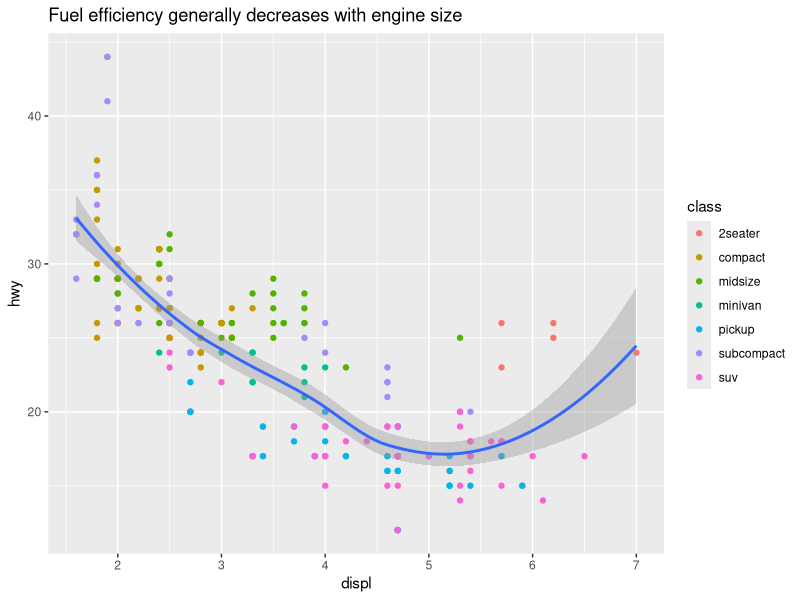
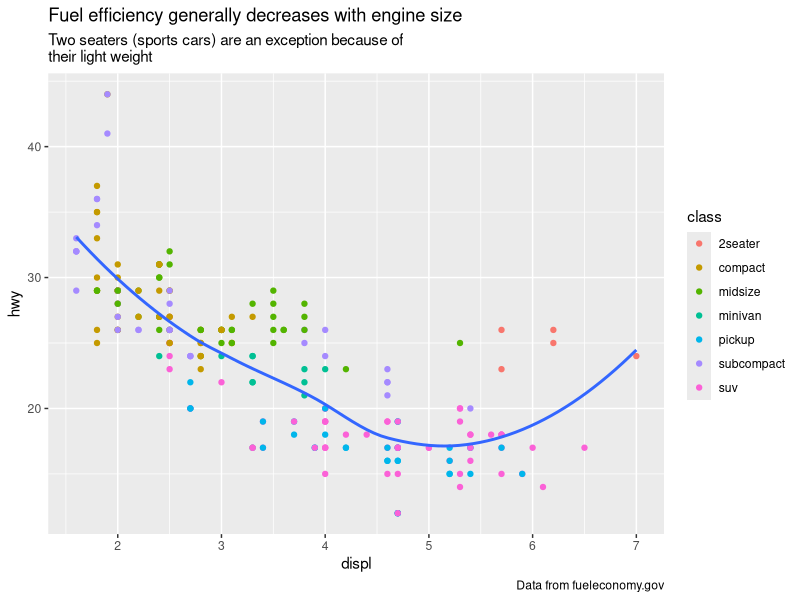
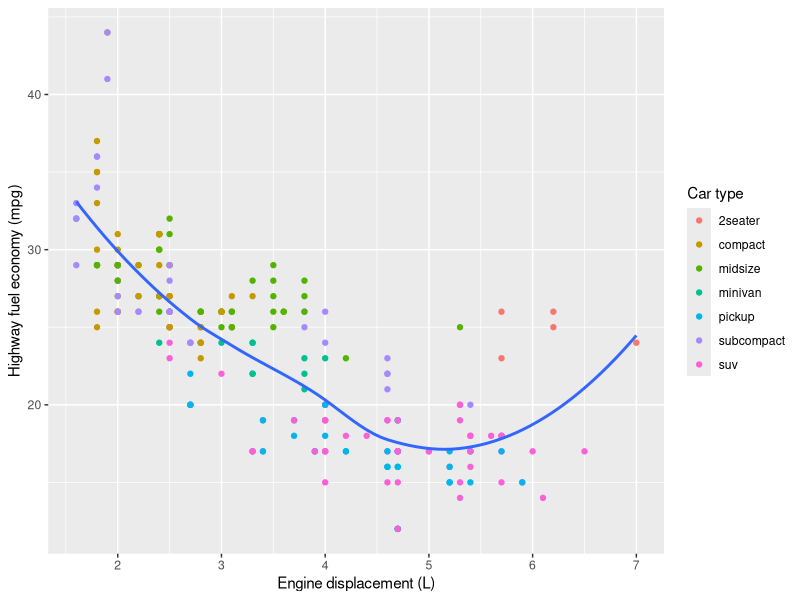
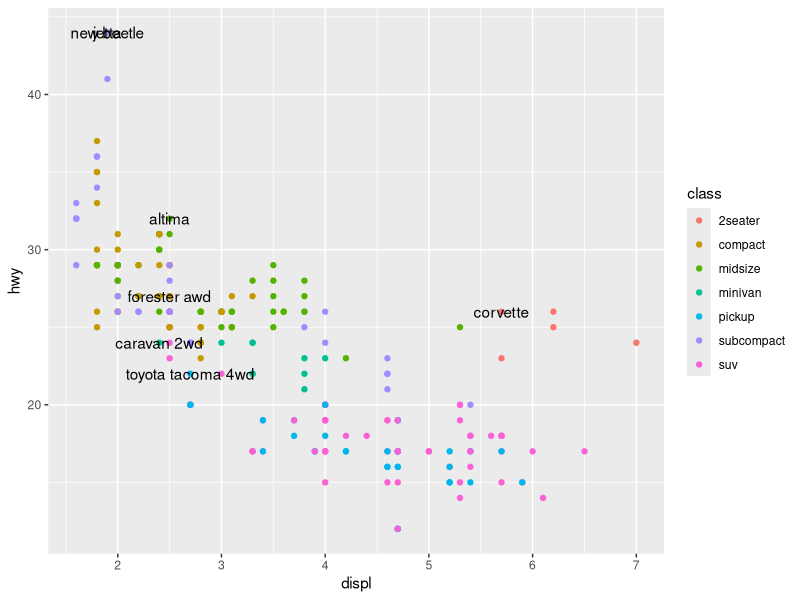
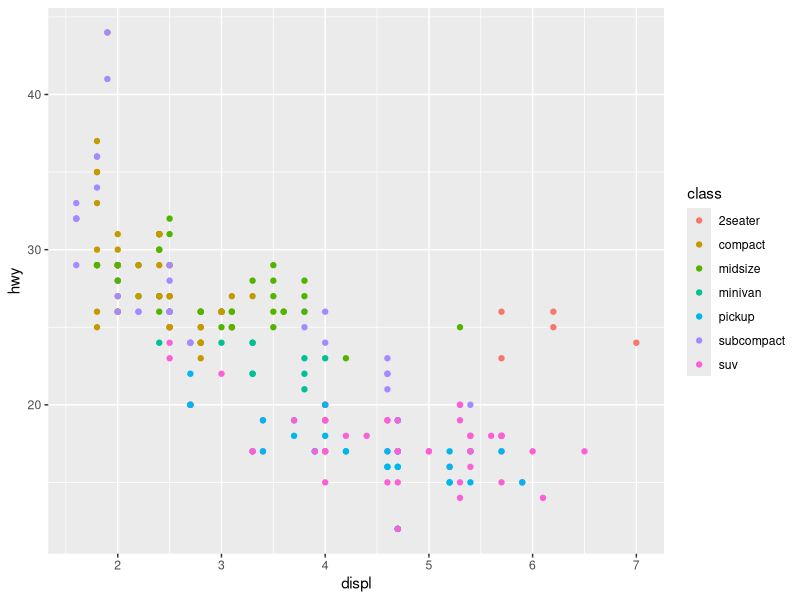
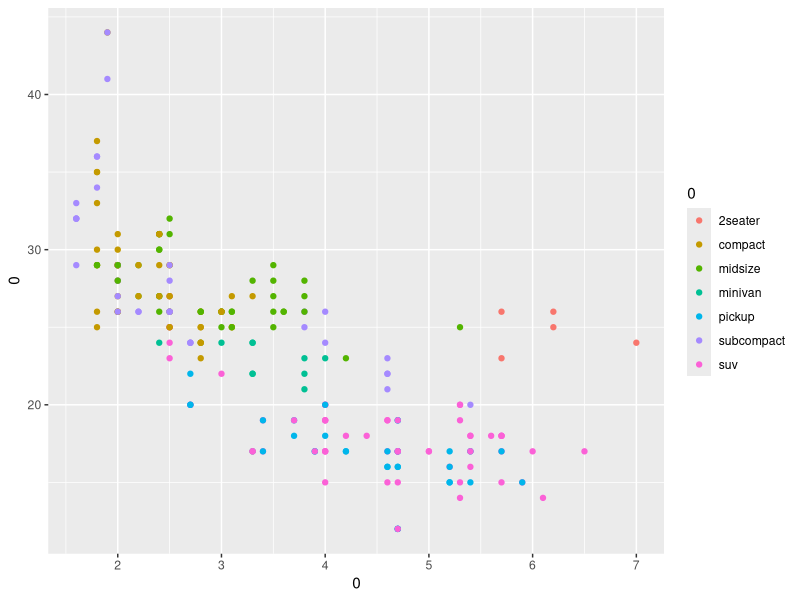
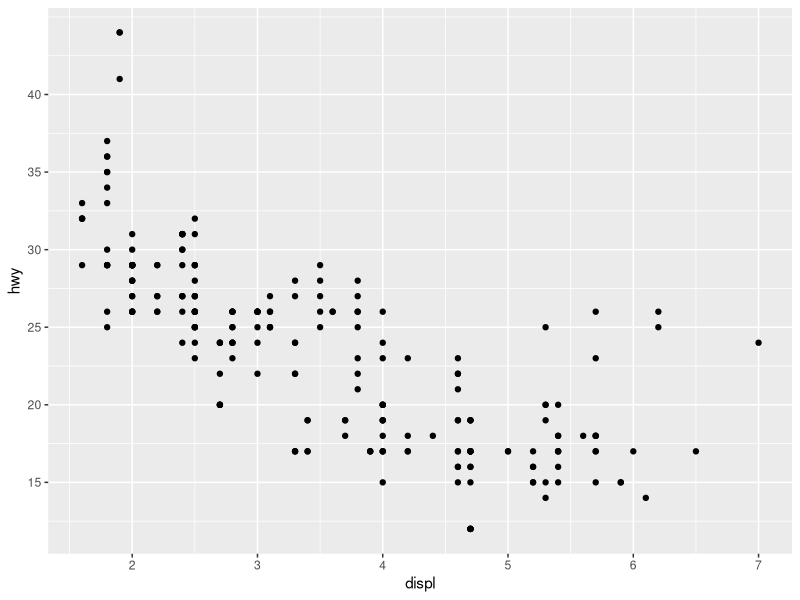
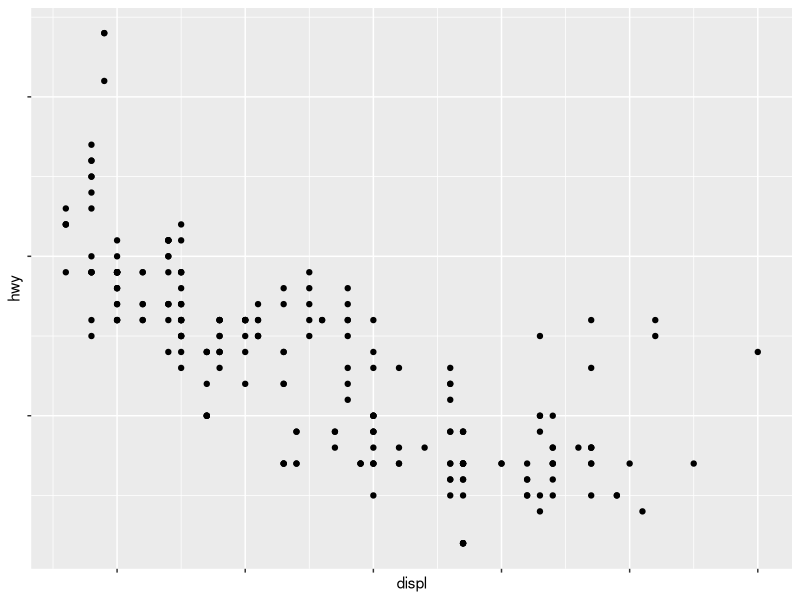

The R script that drew these images, in order:
library("tidyverse")

#Labels
#In ggplot2, you add labels with the labs() function. Let’s start with a title.
ggplot(mpg, aes(displ, hwy)) +
  geom_point(aes(color = class)) +
  geom_smooth(se.e = FALSE) +
  labs(title = "Fuel efficiency generally decreases with engine size")

#If you need to add more text, you can use a couple of other functions:
#● subtitle adds additional detail in a smaller font beneath the title and caption adds
#text at the bottom right of the plot
#● caption adds text at the bottom right of the plot, often used to describe the source
#of the data.

ggplot(mpg, aes(displ, hwy)) +
  geom_point(aes(color = class)) +
  geom_smooth(se = FALSE) +
  labs(
    title = "Fuel efficiency generally decreases with engine size",
    subtitle = "Two seaters (sports cars) are an exception because of
their light weight",
    caption = "Data from fueleconomy.gov"
  )

#use labs() to replace axis labels and legend titles.

ggplot(mpg, aes(displ, hwy)) +
  geom_point(aes(colour = class)) +
  geom_smooth(se = FALSE) +
  labs(
    x = "Engine displacement (L)",
    y = "Highway fuel economy (mpg)",
    colour = "Car type"
  )

#Annotations
# to add text to the plot itself
#Here you can use geom_text() to add textual labels to your plots. This works in the same way as geom_point() but rather than a shape geometry it can add a label.

best_in_class <- mpg %>%
  group_by(class) %>%
  filter(row_number(desc(hwy)) == 1)
ggplot(mpg, aes(displ, hwy)) +
  geom_point(aes(colour = class)) +
  geom_text(aes(label = model), data = best_in_class)


#Scales
#Changing the default scales on ggplot2 can help you customize your plots and improve
#communication of your results.
#Normally, ggplot2 automatically adds scales for you.

ggplot(mpg, aes(displ, hwy)) +
  geom_point(aes(colour = class))

#ggplot2 automatically adds default scales behind the scenes.
#if you want to tweak them, you can do so by offering values to the scale
#parameters by adding numbers in the appropriate scale arguments.

#Note also that: ?scale_x_continuous() has plenty of other
#arguments, so don’t forget to explicitly state the argument you’re providing these limits for
#(e.g. limits = c(0,12)).

ggplot(mpg, aes(displ, hwy)) +
  geom_point(aes(colour = class)) +
  scale_x_continuous(c(0, 50)) +
  scale_y_continuous(c(0, 50)) +
  scale_colour_discrete(c(0, 50))

#Axis tick
#You can also change the ticks on your axes. 

ggplot(mpg, aes(displ, hwy)) +
  geom_point() +
  scale_y_continuous(breaks = seq(15, 40, by = 5))

#What does seq do? Try running
seq(15, 40, by = 5)

#Similarly, you can use labels set to NULL to suppress the labels altogether. This is
#sometimes an option if you’re trying to format your plots in a particular way

ggplot(mpg, aes(displ, hwy)) +
  geom_point() +
  scale_x_continuous(labels = NULL) +
  scale_y_continuous(labels = NULL)

#Legends and colour schemes

#Sometimes you might want to change the position of your legend, perhaps to make the plot
#itself as wide as possible (e.g. put the legend underneath) or to hide it all together

#To control the overall position of the legend, you need to use a theme() setting.

base <- ggplot(mpg, aes(displ, hwy)) +
  geom_point(aes(colour = class))
base + theme(legend.position = "left")

#or we can put it in top or wherever
base <- ggplot(mpg, aes(displ, hwy)) +
  geom_point(aes(colour = class))
base + theme(legend.position = "top")

#Replacing a scale
#There are two types of scales you’re mostly likely to want to switch out: continuous position
#scales and colour scales

ggplot(diamonds, aes(carat, price)) +
  geom_bin2d() +
  scale_x_log10() +
  scale_y_log10()

#Another scale that is frequently customised is the colour scale.

ggplot(mpg, aes(displ, hwy)) +
  geom_point(aes(color = drv))
#diffeebt color packs YIOrRd, Greens, BuPu... orSets, Set1, Set2...

#The ColorBrewer scales are documented online at http://colorbrewer2.org/. There are a
#range of different colour schemes you can import such as this, so read more about them in
#the ggplot2 cookbook: http://www.cookbook-r.com/Graphs/Colors_(ggplot2)/

ggplot(mpg, aes(displ, hwy)) +
  geom_point(aes(color = drv)) +
  scale_colour_brewer(palette = "Set1")

#When you have predefined colours you want to use you can set them yourself, using
#scale_colour_manual()

presidential %>%
  mutate(id = 33 + row_number()) %>%
  ggplot(aes(start, id, colour = party)) +
  geom_point() +
  geom_segment(aes(xend = end, yend = id)) +
  scale_colour_manual(values = c(Republican = "red", Democratic =
                                   "blue"))
#To use it, simply use scale_colour_viridis() provided by the viridis package

install.packages('viridis')
install.packages('hexbin')
library(viridis)
library(hexbin)
df <- tibble( # note we're just making a fake dataset so we can plot it
  x = rnorm(10000),
  y = rnorm(10000)
)
ggplot(df, aes(x, y)) +
  geom_hex() + # a new geom!
  coord_fixed()
ggplot(df, aes(x, y)) +
  geom_hex() +
  viridis::scale_fill_viridis() +
  coord_fixed()

#Themes
#Now you can customize the entire theme of your plot. Themes allow you to
#change some or all of the non-data elements of your plot with a theme.

#ggplot2 has eight themes by default. Many more are included in add-on packages like
#ggthemes (https://github.com/jrnold/ggthemes), by Jeffrey Arnold.

ggplot(mpg, aes(displ, hwy)) +
  geom_point(aes(color = class)) +
  geom_smooth(se = FALSE) +
  theme_bw()

ggplot(mpg, aes(displ, hwy)) +
  geom_point(aes(color = class)) +
  geom_smooth(se = FALSE) +
  theme_light()

ggplot(mpg, aes(displ, hwy)) +
  geom_point(aes(color = class)) +
  geom_smooth(se = FALSE) +
  theme_classic()

ggplot(mpg, aes(displ, hwy)) +
  geom_point(aes(color = class)) +
  geom_smooth(se = FALSE) +
  theme_dark()

#One particularly nice thing you can do is to develop your own themes simply by setting some
#or all of the arguments to theme() yourself

theme (panel.border = element_blank(),
       panel.grid.minor.x = element_blank(),
       panel.grid.minor.y = element_blank(),
       legend.position="bottom",
       legend.title=element_blank(),
       legend.text=element_text(size=8),
       panel.grid.major = element_blank(),
       legend.key = element_blank(),
       legend.background = element_blank(),
       axis.text.y=element_text(colour="black"),
       axis.text.x=element_text(colour="black"),
       text=element_text(family="Arial"))

#Saving and exporting your plots
#There are two main ways to get your plots out of R using ggplot2. ggsave() will save the
#most recent plot to your working directory

ggplot(mpg, aes(displ, hwy)) + geom_point()
ggsave("my-plot.pdf")
#> Saving 7 x 4.32 in image

#Sometimes, you’ll want to play with the dimensions of your plot, in which case you can use
#the width and height arguments to this function. Try it!
  

